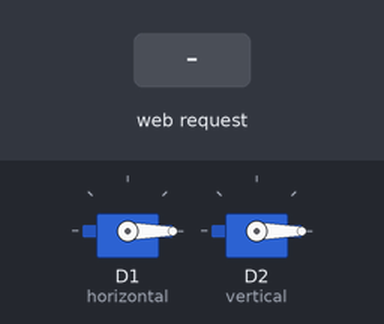
The program below on a simulated ESP8266 (NodeMCU). On the bench: 2 × servo. The test bench sets the inputs (shaded band). WiFi joins after 1.5 s; servers stay silent unless stated; what the program prints to the serial monitor is not drawn.

Above: at 2.7 s.
2.8 s: HTTP request GET /movimento?v=120&h=120 received
At 3.3 s:
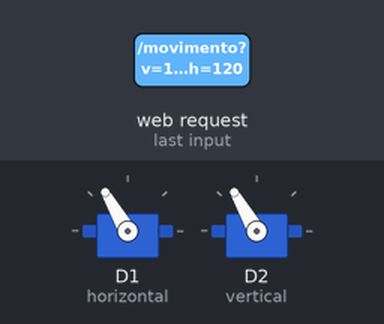
4.3 s: HTTP request GET /movimento?v=1&h=1 received
At 5.6 s:
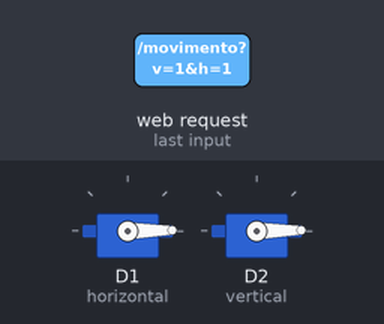
Timing chart, 0 to 7.3 s (numbered marks = the images above; inputs shaded):
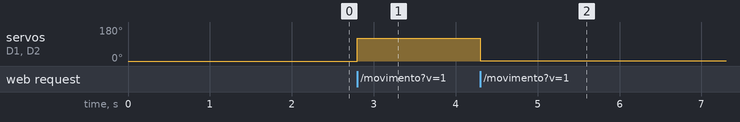

Measured:
- after the input at 2.8 s, servo on D1 (horizontal), servo on D2 (vertical): 0° → 120° at once
- after the input at 4.3 s, servo on D1 (horizontal), servo on D2 (vertical): 120° → 1° at once

The program:

main.cpp
```cpp
#include <Arduino.h>
#include <ESP8266WiFi.h>
#include <ESP8266WebServer.h>
#include <Servo.h>
#include "paginaWeb.h"

#define SSID "seu_Wifi"
#define SENHA "sua_Senha"

ESP8266WebServer servidor;
Servo horizontal;
Servo vertical;

void moveServos(void);

void setup() {
horizontal.attach(D1);
vertical.attach(D2);
horizontal.write(0);
vertical.write(0);
WiFi.begin(SSID,SENHA);
Serial.begin(115200);

while(WiFi.status()!=WL_CONNECTED)//Enquanto a conexão não é realizada
{
  Serial.print(".");
  delay(500);
}

Serial.print("IP Address: ");
Serial.println(WiFi.localIP());//Ip onde tenho que me conectar

servidor.on("/movimento", HTTP_GET, moveServos);
servidor.begin();
}

void loop() {
  servidor.send(200,"text/html", paginaWeb);
  servidor.handleClient();
}

void moveServos(void){
  if(servidor.hasArg("v") && servidor.hasArg("h")){
    horizontal.write(servidor.arg("h").toInt());
    vertical.write(servidor.arg("v").toInt());
  }

}
```

Source omitted: paginaWeb.h (184792 bytes)
